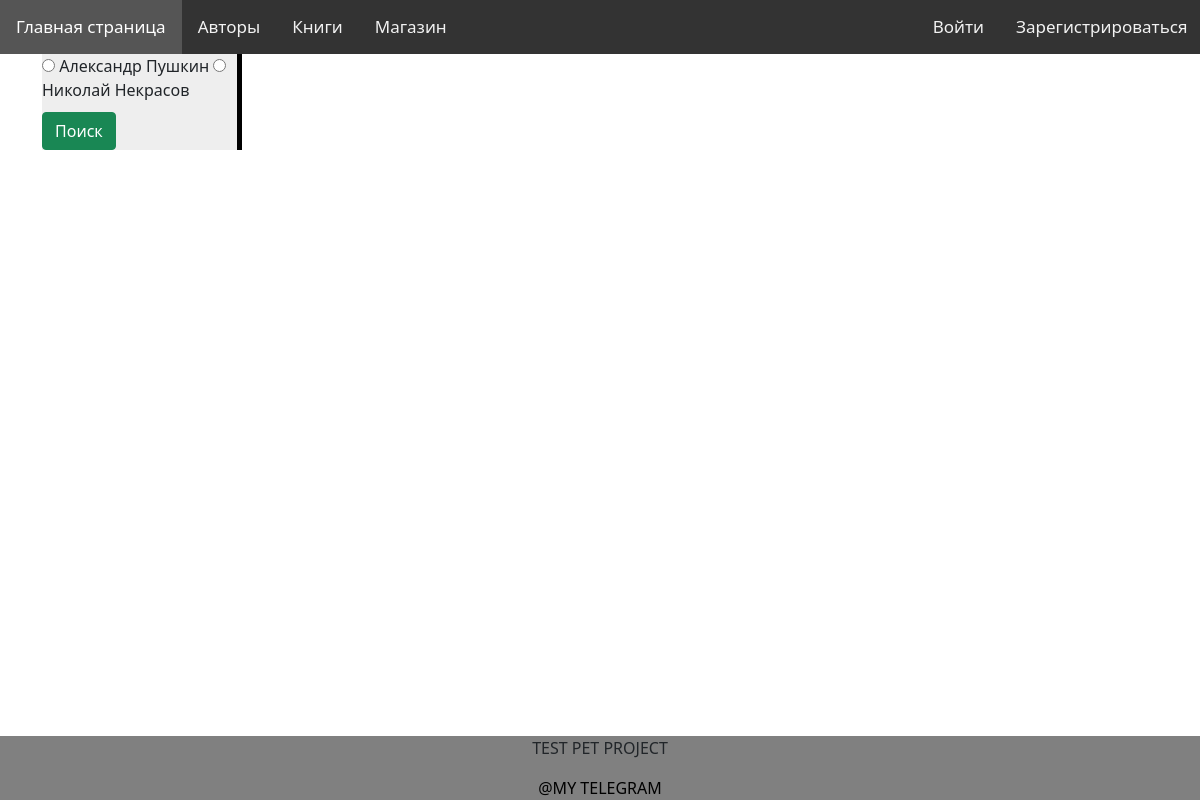
/shop/, run on an earlier commit of the app's database.
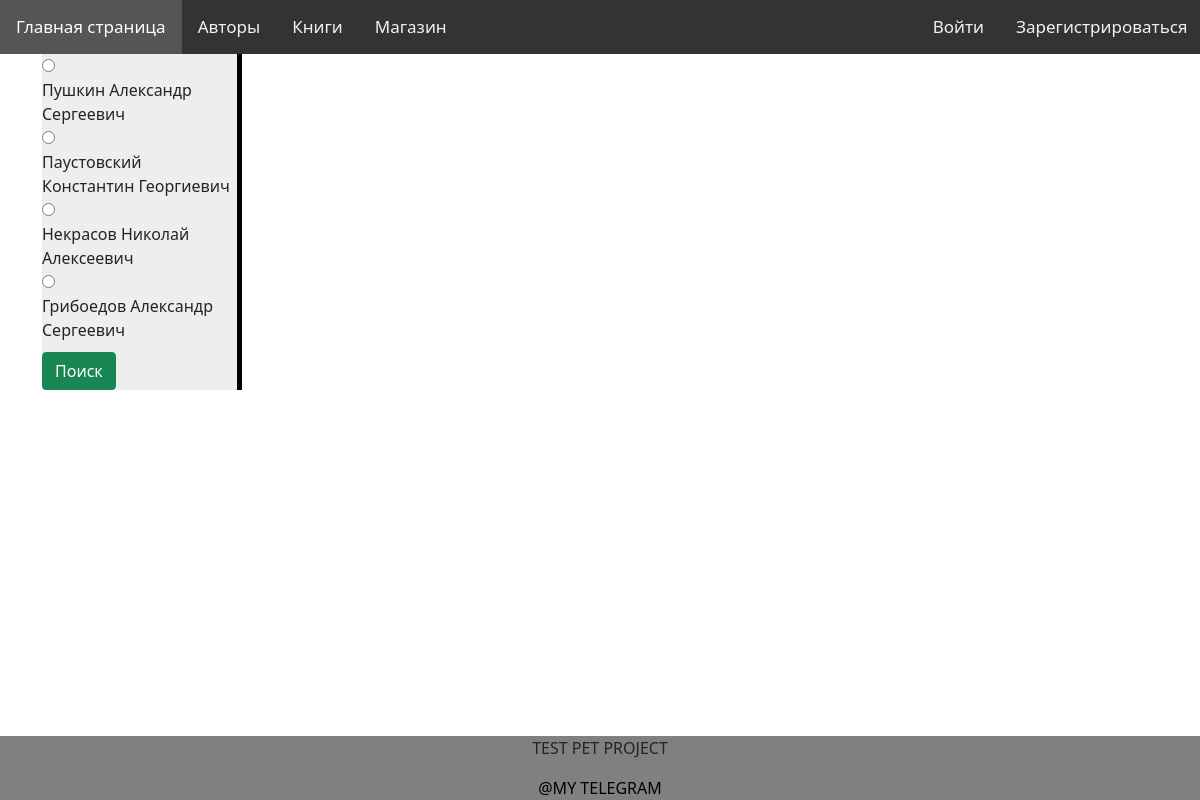
And on a later commit of the database.
### book/models.py (models this page shows, shortened)
class Author(models.Model):
    name = models.CharField(max_length=255)
    age = models.IntegerField()
    short_description = models.TextField(default='asd')
    biography = models.TextField(default='asd')
    date_of_birth = models.DateField(default=date.today)
    date_of_death = models.IntegerField()
    slug = models.SlugField(max_length=255, unique=True)
    photo = models.ImageField(upload_to="static/images")

### bookshop/views.py (the view, shortened to what this page needs)
# urls.py: path('', ProductsView.as_view(), name='shop_page'),
class ProductsView(View):
    def get(self, request):
        products = BookProduct.objects.all()
        authors = Author.objects.all()
        context = {
            'products': products,
            'authors': authors,
        }
        return render(request, 'shop.html', context)

### book/templates/shop.html (shortened to what this page needs)
{% extends 'base.html' %}
{% block content %}
<div class="container shop-container">
    <div class="sidenav" style="max-width: 300px; min-width: 200px;">
        <form action="{% url 'shop_page' %}" method="post">
                {% for author in authors %}
                    <input type="radio" id="author" name="author" value="{{ author.id }}">
                    <label for="author">{{ author.name }}</label>
                {% endfor %}
            <button type="submit" class="btn btn-success">Поиск</button>
        </form>
    </div>
</div>
{% endblock %}

What changed in the data, as far as the page shows it:
changed Author: author "☐ Александр Пушкин" → "☐ Пушкин Александр Сергеевич"; name "Александр Пушкин" → "Пушкин Александр Сергеевич"
changed Author: name "Николай Некрасов" → "Паустовский Константин Георгиевич"
added Author: name "Некрасов Николай Алексеевич"
added Author: name "Грибоедов Александр Сергеевич"
